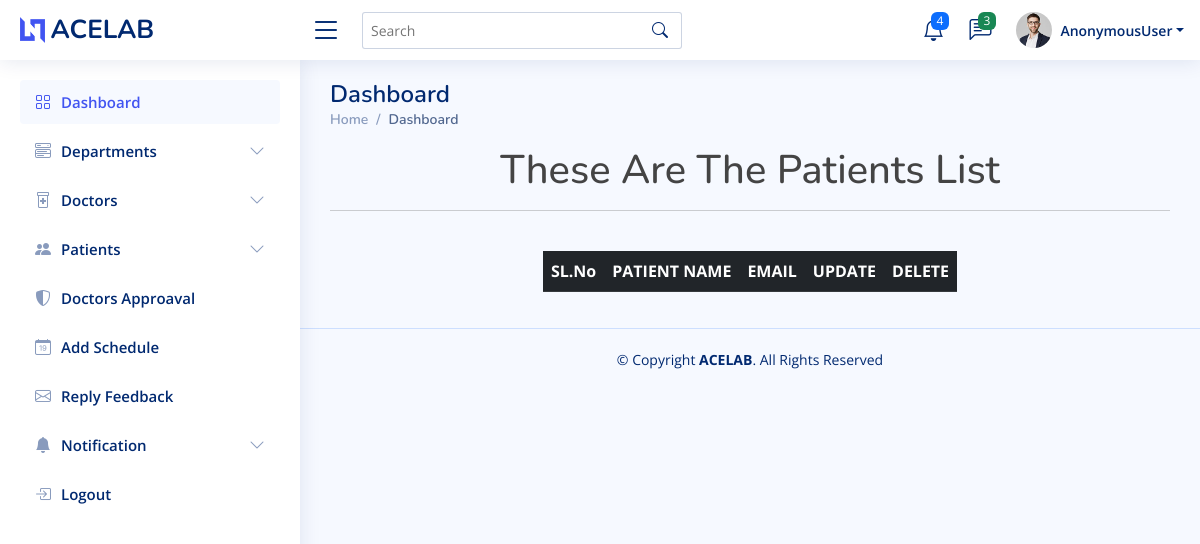
/view_patient, run on an earlier commit of the app's database.
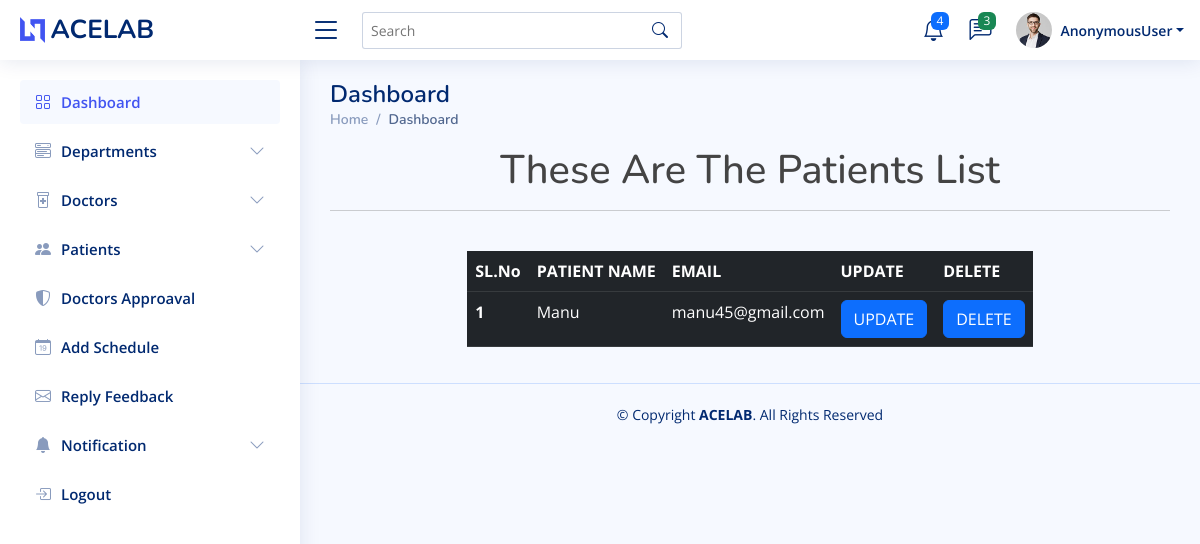
And on a later commit of the database.
### home/models.py (models this page shows, shortened)
class patient(models.Model):
    user = models.ForeignKey(Login, on_delete=models.CASCADE)
    name = models.CharField(max_length=100)
    aadhar_number = models.CharField(max_length=50)
    email = models.EmailField()

### home/adminview.py (the view)
# urls.py: path('view_patient', adminview.view_patient, name='view_patient'),
def view_patient(request):
    data = patient.objects.all()
    return render(request, 'admin1/view_patient.html', {'data': data})

### templates/admin1/view_patient.html
{% extends 'admin1/admindashboard.html' %}
{%load crispy_forms_tags %}
{% block content %}
<h1 style="text-align:center">These Are The Patients List</h1><hr><br>
<div class="row justify-content-center">
    <div class="col-auto">
        <table class="table table-dark table-responsive">
          <thead>
            <tr>
              <th scope="col">SL.No</th>
              <th scope="col">PATIENT NAME</th>
              <th scope="col">EMAIL</th>
              <th scope="col">UPDATE</th>
              <th scope="col">DELETE</th>
            </tr>
          </thead>
          <tbody>
          {%  for i in data %}
            <tr>
              <th scope="row">{{forloop.counter}}</th>
              <td>{{i.name}}</td>
              <td>{{i.email}}</td>
              <td><a href="{% url 'update_patient' i.id %}"> <button type="button" class="btn btn-primary">UPDATE</button></a></td>
              <td><a href="{% url 'delete_patient' i.id %}"> <button type="button" class="btn btn-primary">DELETE</button></a></td>
            </tr>
          {% endfor %}
          </tbody>
        </table>
    </div>
</div>
{% endblock %}

What changed in the data, as far as the page shows it:
added patient: name "Manu", email "manu45@gmail.com"
